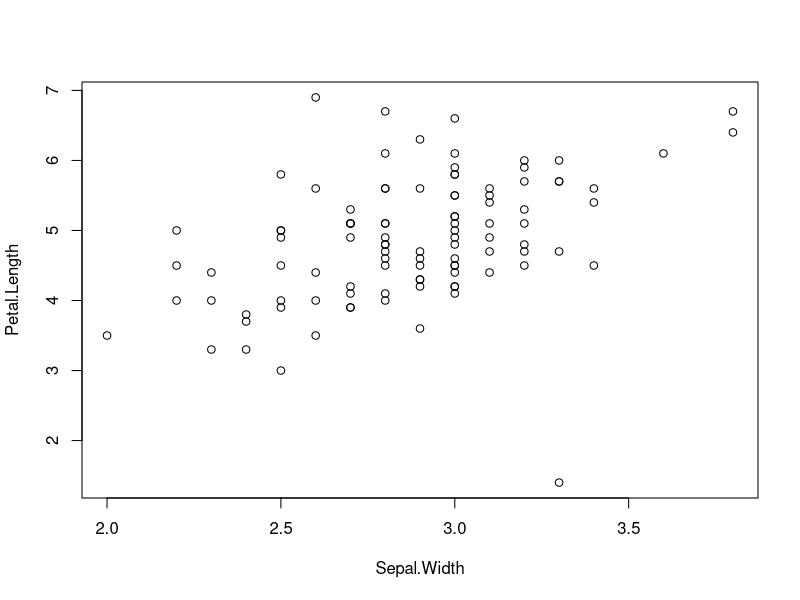

R code for this plot:
## ---- chunk 1
Ana = 8L #L para forçar como interiro
Paulo = 12L

if(Ana<Paulo){
  print("A menina é mais velha")
}else{
  print("O menino é mais velho")
}
## ---- chunk 2
print(class(BOD))
## ---- chunk 3
vetor = c(1,52,3,4,43,6,7,8,9,10)

for (i in vetor){
  if (i%%2==0){
    print(i)
  }
}
## ---- chunk 4
tail(women,10)
## ---- chunk 5
newiris <- iris[, c("Sepal.Width", "Petal.Length")][50:150,]
plot(newiris)
## ---- chunk 6
vetor1 = c(2,5,7,3)
vetor2 = c(4,9,27,32)
vetor3 = vetor1+vetor2
vetor3
## ---- chunk 7
dim(CO2)[1] #Numero de linhas
dim(CO2)[2] #Numero de colunas
rownames(CO2) #Nome das linhas
colnames(CO2) #Nome das colunas

